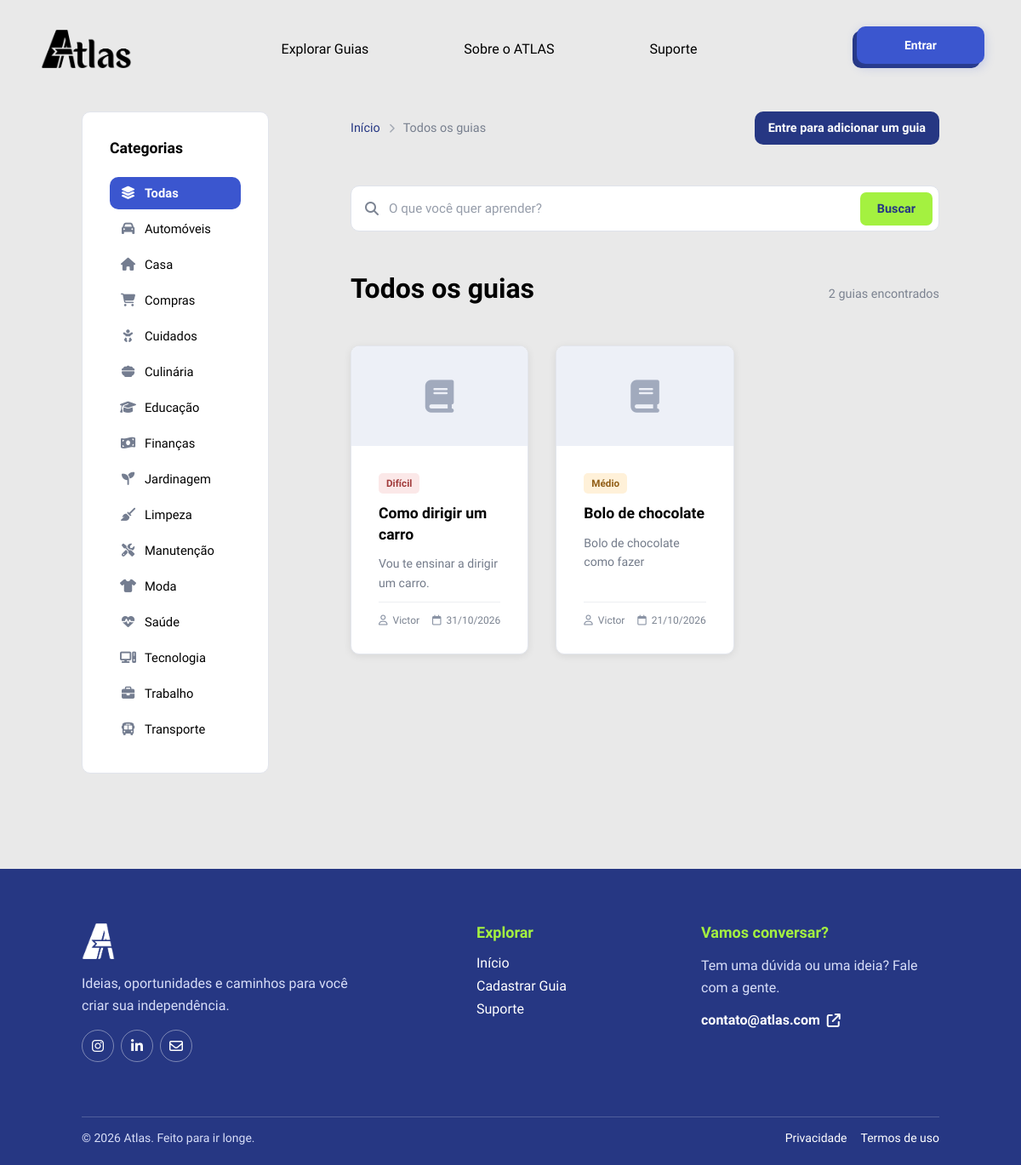
Screenshot of /guias.php with the database file from the repository.
### tables this page shows
CREATE TABLE `guia` (
  `id_guia` int(11) NOT NULL,
  `id_usuario` int(11) NOT NULL,
  `titulo` varchar(200) NOT NULL,
  `descricao` text NOT NULL,
  `categoria` enum('Automóveis','Casa','Compras','Cuidados','Culinária','Educação','Finanças','Jardinagem','Limpeza','Manutenção','Moda','Saúde','Trabalho','Transporte','Tecnologia') NOT NULL,
  `dificuldade` enum('Fácil','Médio','Difícil') NOT NULL,
  `capa` mediumblob NOT NULL,
  `video` text NOT NULL,
  `data_criacao` date NOT NULL DEFAULT current_timestamp(),
  `data_atualizacao` datetime DEFAULT NULL
);

CREATE TABLE `usuario` (
  `id_usuario` int(11) NOT NULL,
  `foto` blob DEFAULT NULL,
  `nome` varchar(100) NOT NULL,
  `email` varchar(150) NOT NULL,
  `senha` varchar(255) NOT NULL,
  `preferencia` enum('Automóveis','Casa','Compras','Cuidados','Culinária','Educação','Finanças','Jardinagem','Limpeza','Manutenção','Moda','Saúde','Tecnologia','Trabalho','Transporte') NOT NULL,
  `nivel` enum('1','2','3','') NOT NULL DEFAULT '3',
  `estado` enum('ativo','inativo','','') NOT NULL DEFAULT 'ativo',
  `data_criacao` datetime NOT NULL DEFAULT current_timestamp()
);

### guias.php (the view, shortened to what this page needs)
<?php
require_once __DIR__ . '/conexao.php';
function h($valor): string
{
    return htmlspecialchars((string) $valor, ENT_QUOTES, 'UTF-8');
}
$categoriasValidas = [
    'Automóveis' => ['icone' => 'fa-car', 'valor' => 'Automóveis'],
    'Casa' => ['icone' => 'fa-house', 'valor' => 'Casa'],
    'Compras' => ['icone' => 'fa-cart-shopping', 'valor' => 'Compras'],
    'Cuidados' => ['icone' => 'fa-baby', 'valor' => 'Cuidados'],
    'Culinária' => ['icone' => 'fa-bowl-food', 'valor' => 'Culinária'],
    'Educação' => ['icone' => 'fa-graduation-cap', 'valor' => 'Educação'],
    'Finanças' => ['icone' => 'fa-money-bill-wave', 'valor' => 'Finanças'],
    'Jardinagem' => ['icone' => 'fa-seedling', 'valor' => 'Jardinagem'],
    'Limpeza' => ['icone' => 'fa-broom', 'valor' => 'Limpeza'],
    'Manutenção' => ['icone' => 'fa-screwdriver-wrench', 'valor' => 'Manuntenção'],
    'Moda' => ['icone' => 'fa-shirt', 'valor' => 'Moda'],
    'Saúde' => ['icone' => 'fa-heart-pulse', 'valor' => 'Saúde'],
    'Tecnologia' => ['icone' => 'fa-computer', 'valor' => 'Tecnologia'],
    'Trabalho' => ['icone' => 'fa-briefcase', 'valor' => 'Trabalho'],
    'Transporte' => ['icone' => 'fa-bus', 'valor' => 'Transporte'],
];
$categoriaLabel = $_GET['categoria'] ?? '';
$categoriaValida = isset($categoriasValidas[$categoriaLabel]) ? $categoriaLabel : null;
$busca = trim($_GET['busca'] ?? '');
$pagina = max(1, (int) ($_GET['pagina'] ?? 1));
$porPagina = 9;
$inicio = ($pagina - 1) * $porPagina;
$condicoes = [];
$whereSql = $condicoes ? 'WHERE ' . implode(' AND ', $condicoes) : '';
$sqlTotal = "SELECT COUNT(*) AS total FROM guia $whereSql";
$resultadoTotal = $conn->query($sqlTotal);
$total = (int) mysqli_fetch_assoc($resultadoTotal)['total'];
$sql = "SELECT g.id_guia, g.titulo, g.descricao, g.categoria, g.dificuldade,
               g.data_criacao, u.nome AS autor
        FROM guia g
        LEFT JOIN usuario u ON u.id_usuario = g.id_usuario
        $whereSql
        ORDER BY g.data_criacao DESC
        LIMIT $porPagina OFFSET $inicio";
$resultado = $conn->query($sql);
?>
<!DOCTYPE html>
<html lang="pt-br">
<head>
    <link rel="stylesheet" href="https://cdnjs.cloudflare.com/ajax/libs/font-awesome/6.4.0/css/all.min.css">
    <link rel="stylesheet" href="css/guias.css">
</head>
<body>
    <header>
        <a class="logo" href="index.php" aria-label="Página inicial">
            <img src="imgs_website/logotipoatlas.png" alt="ATLAS">
        </a>
        <nav class="nav-options" aria-label="Navegação principal">
            <a class="item" href="guias.php">
                <p>Explorar Guias</p>
            </a>
            <a class="item" href="index.php#aspectos">
                <p>Sobre o ATLAS</p>
            </a>
            <a class="item" href="suporte.php">
                <p>Suporte</p>
            </a>
        </nav>
        <nav class="nav-btns" aria-label="Conta">
            <?php if (isset($_SESSION['id'])): ?>
                <div class="perfil" id="perfil">
                    <p>
                        <img class="foto" src="imgs_perfil/<?= !empty($_SESSION['foto']) ? h($_SESSION['foto']) : 'foto_padrao.png' ?>">
                        Olá, <?= h($_SESSION['nome']) ?>
                    </p>
                    <i class="fa-solid fa-caret-up" id="seta"></i>
                    <div class="perfil-options" id="perfil-options">
                        <a class="perfil-option" href="meu_perfil.php">Meu perfil</a>
                        <a class="perfil-option" href="configuracoes.php">Configurações</a>
                        <?php if (($_SESSION['nivel'] ?? '') == 1): ?>
                            <a class="perfil-option" href="admin.php">Painel do administrador</a>
                        <?php endif; ?>
                        <a class="perfil-option" href="sair.php">Sair</a>
                    </div>
                </div>
            <?php else: ?>
                <a class="entrar" href="login.php">Entrar</a>
            <?php endif; ?>
        </nav>
    </header>
    <main class="pagina-guias">
        <div class="categ-div">
            <span class="categorias-label">Categorias</span>
            <nav class="categorias-lista">
                <a class="categoria-link <?= $categoriaValida === null ? 'ativa' : '' ?>" href="guias.php">
                    <i class="fa-solid fa-layer-group"></i> Todas
                </a>
                <?php foreach ($categoriasValidas as $label => $dados): ?>
                    <a class="categoria-link <?= $categoriaValida === $label ? 'ativa' : '' ?>" href="guias.php?categoria=<?= urlencode($label) ?>">
                        <i class="fa-solid <?= $dados['icone'] ?>"></i> <?= h($label) ?>
                    </a>
                <?php endforeach; ?>
            </nav>
        </div>
        <section class="lado-guias">
            <div class="cabecalho-lista">
                <nav class="breadcrumbs">
                    <a href="index.php">Início</a>
                    <i class="fa-solid fa-chevron-right"></i>
                    <span><?= $categoriaValida ? h($categoriaValida) : 'Todos os guias' ?></span>
                </nav>
                <?php if (isset($_SESSION['id'])): ?>
                    <a class="add-guia" href="cadastro_guias.php"><i class="fa-solid fa-plus"></i> Adicionar Guia</a>
                <?php else: ?>
                    <a class="add-guia" href="login.php">Entre para adicionar um guia</a>
                <?php endif; ?>
            </div>
            <form class="busca-guias" action="guias.php" method="get">
                <i class="fa-solid fa-magnifying-glass"></i>
                <input type="search" name="busca" value="<?= h($busca) ?>" placeholder="O que você quer aprender?" aria-label="Buscar guias">
                <button type="submit">Buscar</button>
            </form>
            <div class="titulo-resultados">
                <h1><?= $categoriaValida ? h($categoriaValida) : 'Todos os guias' ?></h1>
                <span class="contador-guias"><?= $total ?> <?= $total === 1 ? 'guia encontrado' : 'guias encontrados' ?></span>
            </div>
            <?php if ($total === 0): ?>
                <div class="estado-vazio">
                    <i class="fa-regular fa-folder-open"></i>
                    <h3>Nenhum guia encontrado</h3>
                    <p>Tente buscar por outro termo ou outra categoria.</p>
                    <a href="guias.php">Limpar filtros</a>
                </div>
            <?php else: ?>
                <div class="guias">
                    <?php while ($guia = $resultado->fetch_assoc()): ?>
                        <a class="guia-card" href="guia.php?id=<?= (int) $guia['id_guia'] ?>">
                            <div class="guia-capa">
                            </div>
                            <div class="guia-corpo">
                                <span class="tag-dificuldade <?= h(mb_strtolower($guia['dificuldade'], 'UTF-8')) ?>"><?= h($guia['dificuldade']) ?></span>
                                <h3><?= h($guia['titulo']) ?></h3>
                                <p><?= h(mb_strimwidth(trim($guia['descricao']), 0, 110, '…', 'UTF-8')) ?></p>
                                <div class="guia-meta">
                                    <span><i class="fa-regular fa-user"></i> <?= h($guia['autor'] ?: 'Comunidade ATLAS') ?></span>
                                    <span><i class="fa-regular fa-calendar"></i> <?= h(date('d/m/Y', strtotime($guia['data_criacao']))) ?></span>
                                </div>
                            </div>
                        </a>
                    <?php endwhile; ?>
                </div>
            <?php endif; ?>
        </section>
    </main>
    <footer>
        <div class="footer-content">
            <div class="footer-brand">
                <a class="footer-logo" href="index.php" aria-label="Voltar para o início"><img src="imgs_website/logoatlas.png" alt="ATLAS"></a>
                <p>Ideias, oportunidades e caminhos para você criar sua independência.</p>
                <div class="footer-socials" aria-label="Redes sociais">
                    <a href="#" aria-label="Instagram"><i class="fa-brands fa-instagram"></i></a>
                    <a href="#" aria-label="LinkedIn"><i class="fa-brands fa-linkedin-in"></i></a>
                    <a href="mailto:contato@atlas.com" aria-label="Enviar e-mail"><i class="fa-regular fa-envelope"></i></a>
                </div>
            </div>
            <div class="footer-section">
                <h3>Explorar</h3>
                <a href="index.php">Início</a>
                <a href="cadastro_guias.php">Cadastrar Guia</a>
                <a href="suporte.php">Suporte</a>
            </div>
            <div class="footer-section footer-contact">
                <h3>Vamos conversar?</h3>
                <p>Tem uma dúvida ou uma ideia? Fale com a gente.</p>
                <a href="mailto:contato@atlas.com">contato@atlas.com <i class="fa-solid fa-arrow-up-right-from-square"></i></a>
            </div>
        </div>
        <div class="footer-bottom">
            <p>&copy; <?= date('Y') ?> Atlas. Feito para ir longe.</p>
            <div><a href="#">Privacidade</a><a href="#">Termos de uso</a></div>
        </div>
    </footer>
</body>
</html>

### css/header.css (style rules this page uses)
header { display: flex; align-items: center; justify-content: space-between; gap: var(--space-6); width: 100%; padding: var(--space-4) var(--space-5); background-color: var(--color-bg); z-index: 2; }
.logo { display: flex; align-items: center; justify-content: flex-start; height: 100%; max-width: 100px; }
.logo img { display: block; width: auto; height: 45px; cursor: pointer; }
.nav-options { display: flex; align-items: center; justify-content: center; width: fit-content; height: 100%; gap: var(--space-6); }
.item { position: relative; display: flex; align-items: center; justify-content: center; width: fit-content; background-color: transparent; height: 100%; padding: var(--space-2) var(--space-3); font-size: 0.9375rem; white-space: nowrap; cursor: pointer; outline: none; border: none; font-family: 'Google Sans', sans-serif; }
.item p { color: var(--color-text); font-size: 1rem; font-weight: 400; text-decoration: none; transition: color var(--transition-fast); }
.item::after { content: ''; position: absolute; bottom: 0; left: 0; width: 0; height: 2px; border-radius: 100px; background-color: var(--color-primary-light); transition: width var(--transition-base); }
a { text-decoration: none; }
.nav-btns { display: flex; align-items: center; width: fit-content; height: 100%; gap: var(--space-3); }
.entrar { position: relative; display: flex; align-items: center; justify-content: center; width: 150px; height: 44px; border: none; border-radius: var(--radius-md); background-color: var(--color-primary); color: var(--color-text-inverse); font-size: 14px; cursor: pointer; font-style: 'Google Sans', sans-serif; }
.entrar::before { content: 'Entrar'; position: absolute; inset: 0; display: flex; align-items: center; justify-content: center; border-radius: var(--radius-md); background-color: var(--color-primary-light); box-shadow: 0 4px 12px rgba(59, 86, 207, 0.25); color: var(--color-text-inverse); font-size: 14px; font-weight: 600; white-space: nowrap; translate: 5px -5px; transition: translate var(--transition-fast), box-shadow var(--transition-fast); font-family: 'Google Sans'; }

### css/variaveis.css (style rules this page uses)
:root { --color-bg: #e9e9e9; --color-surface: #ffffff; --color-surface-hover: #dcdcdc; --color-primary: #263783; --color-primary-light: #3b56cf; --color-accent: #a4f140; --color-accent-dark: #8bc34a; --color-text: #000000; --color-text-secondary: #55555f; --color-text-placeholder: #999999; --color-text-inverse: #ffffff; --color-text-muted: #d8def8; --color-danger: #cc2828; --color-danger-dark: #9b0000; --color-danger-bg: #cc28281a; --color-warning: #c98a12; --color-warning-dark: #8f6109; --color-warning-bg: #c98a121f; --color-success: #1bb155; --color-success-dark: #119247; --color-border: #d5d5d5; --radius-sm: 4px; --radius-md: 10px; --space-1: 8px; --space-2: 16px; --space-3: 24px; --space-4: 32px; --space-5: 48px; --space-6: 64px; --space-7: 96px; --shadow-card: 0 2px 10px #00000014; --shadow-card-hover: 0 15px 30px #00000026; --shadow-drop: 3px 3px 0 #00000059; --shadow-offset-lg: -10px 10px 0 #00000033; --transition-fast: 0.2s ease; --transition-base: 0.3s ease; }

### css/body.css (style rules this page uses)
*, *::before, *::after { box-sizing: border-box; margin: 0; padding: 0; }
body { display: flex; flex-direction: column; width: 100%; overflow-x: hidden; background-color: var(--color-bg); color: var(--color-text); font-family: 'Google Sans', sans-serif; }

### rows the page displays
guia: dificuldade "Difícil", titulo "Como dirigir um carro", descricao "Vou te ensinar a dirigir um carro.", id_usuario.nome "Victor", data_criacao "31/10/2026"
guia: dificuldade "Médio", titulo "Bolo de chocolate", descricao "Bolo de chocolate como fazer", id_usuario.nome "Victor", data_criacao "21/10/2026"

### other values shown
$label "Automóveis"
$label "Casa"
$label "Compras"
$label "Cuidados"
$label "Culinária"
$label "Educação"
$label "Finanças"
$label "Jardinagem"
$label "Limpeza"
$label "Manutenção"
$label "Moda"
$label "Saúde"
$label "Tecnologia"
$label "Trabalho"
$label "Transporte"
